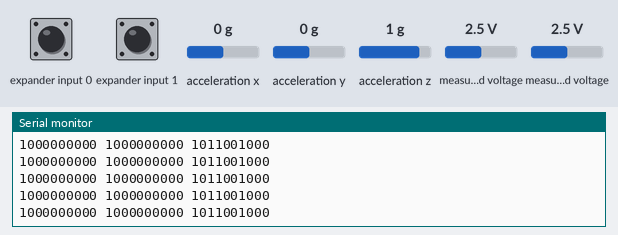
Recording of a sketch running on a simulated Arduino Micro, built with avr-gcc and run on an emulated ATmega32U4. On the bench: the last lines printed to the serial monitor. Wiring (inferred from the names in the program): Wii Nunchuk at I2C address 0x52. The inputs (shaded band) are chosen by the test bench; at power-on: acceleration y 0 g, acceleration z 1 g, acceleration x 0 g, expander input 0 HIGH, expander input 1 HIGH, measured voltage 2.5 V. USB keyboard and mouse output is not drawn.

Above: at 1.2 s.
1.3 s: acceleration y set to 1.4 g
At 2.1 s:
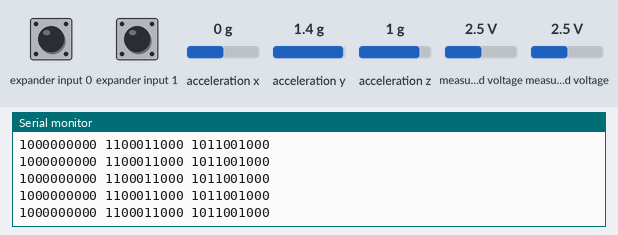
4.3 s: acceleration z set to -0.1 g
At 5.2 s:
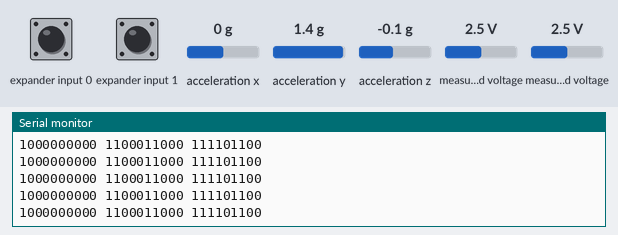
7.3 s: acceleration x set to -1.4 g
At 8.2 s:
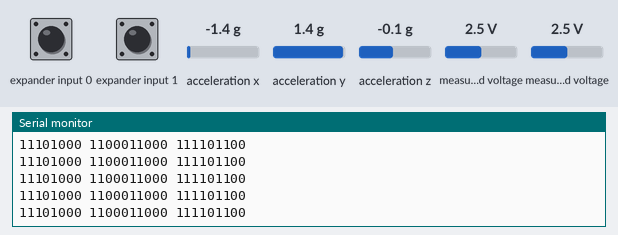

The sketch:

SNESwireless.ino
```cpp
// SNES Classic converter
// Wii and WiiU style connection (I am using this for a 3rd party SNES classic controller)
//
//Written by ChrisLeeWoo
//
/* Adapted from:
 *  ArduinoNunchukDemo.ino
 *  Copyright 2011-2013 Gabriel Bianconi, http://www.gabrielbianconi.com/
 *  Project URL: http://www.gabrielbianconi.com/projects/arduinonunchuk/
 */

#include <Wire.h>
#include <ArduinoNunchuk.h>
#include "Keyboard.h"

#define BAUDRATE 19200

ArduinoNunchuk nunchuk = ArduinoNunchuk();

//accelZ
//  1   1    1    1    1    1   1   1   0   0  default when nothing pressed, lots of 1s
//  ?   b    y    a    x    ?   lf  up

//accelY
//  1   1    1    1    1    1   1   1   0   0  default
//  rg  dw   lt   se   ?    st  ?   ?

//accelX only used for rt and lt
//default     0000000000  this is opposite of the others!
//rt pressed  0001111100
//lt pressed  1110000000

const int up_mask = 0b0000000100;
const int dw_mask = 0b0100000000;
const int lf_mask = 0b0000001000;
const int rg_mask = 0b1000000000;

const int a_mask =  0b0001000000;
const int b_mask =  0b0100000000;
const int x_mask =  0b0000100000;
const int y_mask =  0b0010000000;

const int st_mask = 0b0000010000;
const int se_mask = 0b0001000000;
const int lt_mask = 0b1110000000;
const int rt_mask = 0b0001111100;

int rt_press = 0;
int lt_press = 0;
int up_press = 0;
int dw_press = 0;
int lf_press = 0;
int rg_press = 0;
int a_press = 0;
int b_press = 0;
int x_press = 0;
int y_press = 0;
int st_press = 0;
int se_press = 0;

void setup()
{
  Serial.begin(BAUDRATE);
  nunchuk.init();
  Keyboard.begin();

}

void loop()
{
  nunchuk.update();

  //Serial.print(nunchuk.analogX, BIN); //pos and neg
  //Serial.print(' ');
  //Serial.print(nunchuk.analogY, BIN); //pos and neg
  //Serial.print(' ');
  Serial.print(nunchuk.accelX, BIN);  //pos and neg
  Serial.print(' ');
  Serial.print(nunchuk.accelY, BIN);  //pos and neg
  Serial.print(' ');
  Serial.print(nunchuk.accelZ, BIN);  //magic happens
  Serial.print("\n");
  //Serial.print(nunchuk.zButton, DEC);
  //Serial.print(' ');
  //Serial.println(nunchuk.cButton, DEC);
  delay(1);

  rt_press = nunchuk.accelX & rt_mask;
  lt_press = nunchuk.accelX & lt_mask;

  up_press = nunchuk.accelZ & up_mask;
  dw_press = nunchuk.accelY & dw_mask;
  lf_press = nunchuk.accelZ & lf_mask;
  rg_press = nunchuk.accelY & rg_mask;

  a_press = nunchuk.accelZ & a_mask;
  b_press = nunchuk.accelZ & b_mask;
  x_press = nunchuk.accelZ & x_mask;
  y_press = nunchuk.accelZ & y_mask;

  st_press = nunchuk.accelY & st_mask;
  se_press = nunchuk.accelY & se_mask;


  if (rt_press == rt_mask){
    Keyboard.press('e');
    Serial.print("right trigger ");
  }
  else Keyboard.release('e');

  if (lt_press == lt_mask){
  Keyboard.press('q');
    Serial.print("left trigger ");
  }
     else Keyboard.release('q');


  if (up_press != up_mask)
  {  Keyboard.press('w'); }
  else Keyboard.release('w');

  if (dw_press != dw_mask)
  {  Keyboard.press('s'); }
  else Keyboard.release('s');

  if (lf_press != lf_mask)
   { Keyboard.press('a'); }
  else Keyboard.release('a');

  if (rg_press != rg_mask)
  {  Keyboard.press('d'); }
  else Keyboard.release('d');

  if (a_press != a_mask)
  {  Keyboard.press('k'); }
  else Keyboard.release('k');

  if (b_press != b_mask)
  {  Keyboard.press('j'); }
  else Keyboard.release('j');

  if (x_press != x_mask)
  {  Keyboard.press('i'); }
  else Keyboard.release('i');

  if (y_press != y_mask)
  {  Keyboard.press('u'); }
  else Keyboard.release('u');

  if (st_press != st_mask)
  {  Keyboard.press('b'); }
  else Keyboard.release('b');

  if (se_press != se_mask)
  {  Keyboard.press('v'); }
  else Keyboard.release('v');

}
```

ArduinoNunchuk.cpp
```cpp
// (licence header left out)
#include <Arduino.h>
#include <Wire.h>
#include "ArduinoNunchuk.h"

#define ADDRESS 0x52

void ArduinoNunchuk::init()
{
  Wire.begin();

  ArduinoNunchuk::_sendByte(0x55, 0xF0);
  ArduinoNunchuk::_sendByte(0x00, 0xFB);

  ArduinoNunchuk::update();
}

void ArduinoNunchuk::update()
{
  int count = 0;
  int values[6];

  Wire.requestFrom(ADDRESS, 6);

  while(Wire.available())
  {
    values[count] = Wire.read();
    count++;
  }

  ArduinoNunchuk::analogX = values[0];
  ArduinoNunchuk::analogY = values[1];
  ArduinoNunchuk::accelX = (values[2] << 2) | ((values[5] >> 2) & 3);
  ArduinoNunchuk::accelY = (values[3] << 2) | ((values[5] >> 4) & 3);
  ArduinoNunchuk::accelZ = (values[4] << 2) | ((values[5] >> 6) & 3);
  ArduinoNunchuk::zButton = !((values[5] >> 0) & 1);
  ArduinoNunchuk::cButton = !((values[5] >> 1) & 1);

  ArduinoNunchuk::_sendByte(0x00, 0x00);
}

void ArduinoNunchuk::_sendByte(byte data, byte location)
{
  Wire.beginTransmission(ADDRESS);

  Wire.write(location);
  Wire.write(data);

  Wire.endTransmission();

  delay(10);
}
```

ArduinoNunchuk.h
```cpp
// (licence header left out)
#ifndef ArduinoNunchuk_H
#define ArduinoNunchuk_H

#include <Arduino.h>

class ArduinoNunchuk
{
  public:
    int analogX;
    int analogY;
    int accelX;
    int accelY;
    int accelZ;
    int zButton;
    int cButton;

    void init();
    void update();

  private:
    void _sendByte(byte data, byte location);
};

#endif
```

Measured:
- after the input at 1.3 s, the serial monitor: prints a new line at once (image 1)
- after the input at 4.3 s, the serial monitor: prints a new line at once (image 2)
- after the input at 7.3 s, the serial monitor: prints a new line at once (image 3)
